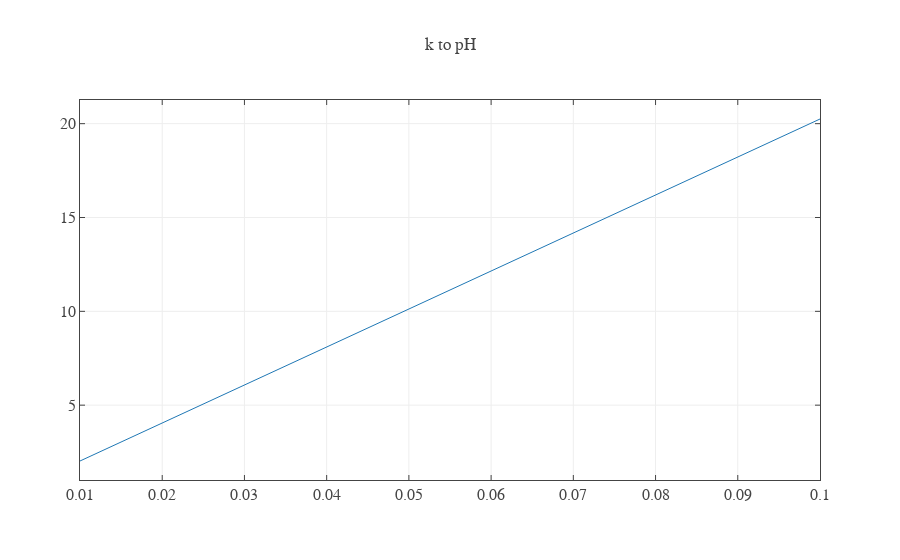
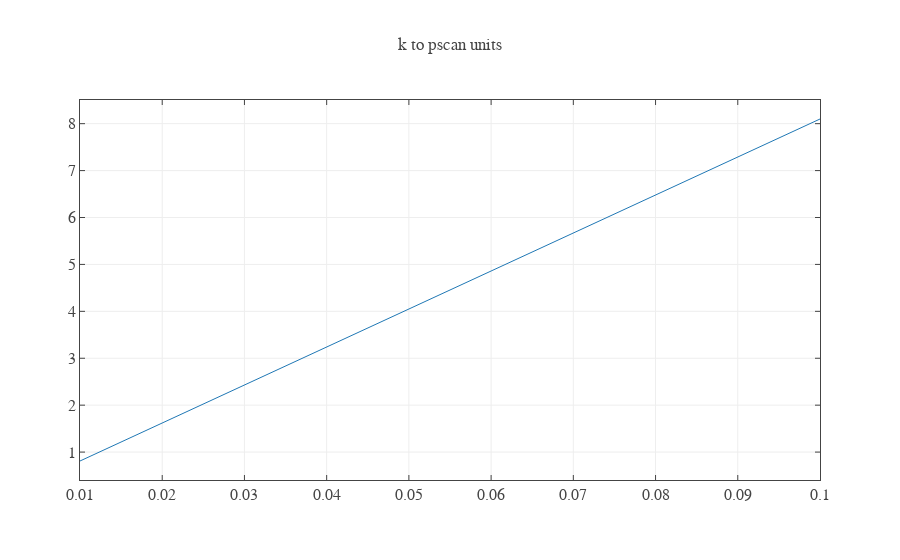

Notebook source saved alongside these figures, in order:
### Code cell
LinePlot("k to pH", x=k, y=m);
LinePlot("k to pscan units", x=k, y=mpscan);
